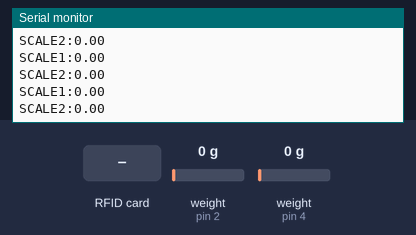
A sketch run on a simulated Arduino Uno, built with avr-gcc and run on an emulated ATmega328P. Shown: the last lines printed to the serial monitor. Inputs (shaded band) come from the test bench; at power-on: weight on the scale (sensors on pin 2, pin 4) 0 g.

Above: at 2.5 s.
2.6 s: RFID card 5E 7A 19 C4 held to the reader
At 2.72 s:
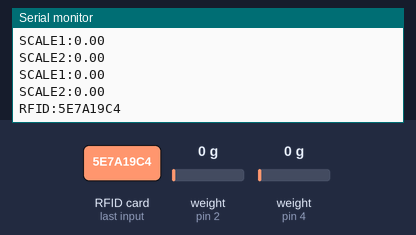
4.2 s: weight on the scale (sensor on pin 2) set to 100 g
At 4.62 s:
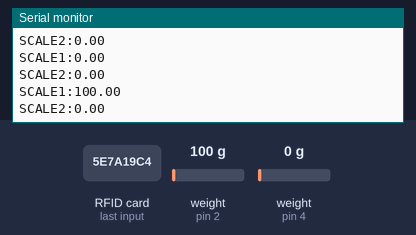
5.7 s: weight on the scale (sensor on pin 4) set to 100 g
At 5.98 s:
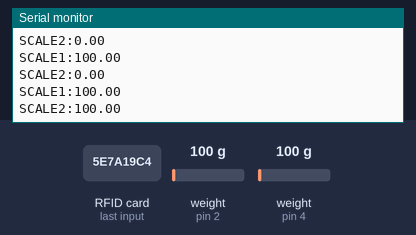
7.2 s: weight on the scale (sensor on pin 2) set to 1250 g
At 7.34 s:
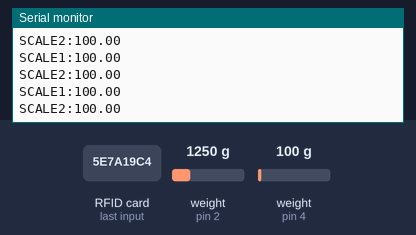
8.7 s: weight on the scale (sensor on pin 4) set to 1250 g
At 8.7 s:
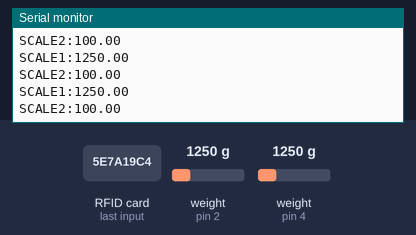
Timing chart, 0 to 11.2 s (numbered marks = the images above; inputs shaded):
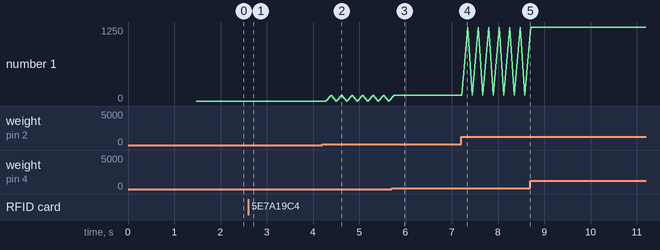

The sketch:

684BakOMeter.Arduino.ino
```cpp
#include <Arduino.h>
#include <SPI.h>
#include <MFRC522.h>
#include "HX711.h"

// -----------------------------
// RC522 pins
// -----------------------------
constexpr uint8_t RFID_SS_PIN  = 10; // SDA / SS
constexpr uint8_t RFID_RST_PIN = 9;

// -----------------------------
// HX711 pins
// -----------------------------
constexpr uint8_t HX1_DOUT_PIN = 2;
constexpr uint8_t HX1_SCK_PIN  = 3;

constexpr uint8_t HX2_DOUT_PIN = 4;
constexpr uint8_t HX2_SCK_PIN  = 5;

// -----------------------------
// Objects
// -----------------------------
MFRC522 rfid(RFID_SS_PIN, RFID_RST_PIN);
HX711 scale1;
HX711 scale2;

// -----------------------------
// Calibration settings
// These are placeholders.
// Flip the sign if weight moves negative.
// -----------------------------
float scale1CalibrationFactor = 420.0f;
float scale2CalibrationFactor = 420.0f;

// -----------------------------
// Reporting settings
// Faster for chug meter use
// -----------------------------
unsigned long lastScaleReadMs = 0;
constexpr unsigned long SCALE_READ_INTERVAL_MS = 20;

// Keep averaging minimal for speed
constexpr uint8_t SCALE_READ_SAMPLES = 1;

// Snap tiny drift to zero
constexpr float ZERO_DEADBAND = 2.0f;

// -----------------------------
// RFID debounce
// -----------------------------
unsigned long lastTagSeenMs = 0;
String lastTagUid = "";
constexpr unsigned long TAG_DEBOUNCE_MS = 1500;

// -----------------------------
// Scale state tracking
// -----------------------------
bool scale1WasReady = false;
bool scale2WasReady = false;

// -----------------------------
// Function declarations
// -----------------------------
String readRfidUid();
void handleRfid();
void handleScales();
void handleSerialCommands();
void printScaleValue(const char* label, float value);
void tareScales();
float normalizeNearZero(float value);

void setup()
{
    Serial.begin(115200);

    Serial.println("SYSTEM:BOOT");

    // RFID init
    SPI.begin();
    rfid.PCD_Init();
    delay(50);
    Serial.println("SYSTEM:RFID_READY");

    // HX711 init
    scale1.begin(HX1_DOUT_PIN, HX1_SCK_PIN);
    scale2.begin(HX2_DOUT_PIN, HX2_SCK_PIN);

    if (scale1.is_ready()) {
        scale1.set_scale(scale1CalibrationFactor);
        scale1WasReady = true;
        Serial.println("SYSTEM:SCALE1_READY");
    } else {
        scale1WasReady = false;
        Serial.println("ERROR:SCALE1_NOT_READY");
    }

    if (scale2.is_ready()) {
        scale2.set_scale(scale2CalibrationFactor);
        scale2WasReady = true;
        Serial.println("SYSTEM:SCALE2_READY");
    } else {
        scale2WasReady = false;
        Serial.println("ERROR:SCALE2_NOT_READY");
    }

    // Short settle, not too long
    delay(250);
    tareScales();

    Serial.println("SYSTEM:READY");
}

void loop()
{
    handleSerialCommands();
    handleRfid();
    handleScales();
}

void tareScales()
{
    Serial.println("SYSTEM:TARING");

    if (scale1.is_ready()) {
        scale1.tare(5);
        Serial.println("SYSTEM:SCALE1_TARED");
    } else {
        Serial.println("ERROR:SCALE1_TARE_FAILED");
    }

    if (scale2.is_ready()) {
        scale2.tare(5);
        Serial.println("SYSTEM:SCALE2_TARED");
    } else {
        Serial.println("ERROR:SCALE2_TARE_FAILED");
    }
}

void handleSerialCommands()
{
    if (!Serial.available()) {
        return;
    }

    String command = Serial.readStringUntil('\n');
    command.trim();
    command.toUpperCase();

    if (command == "TARE") {
        tareScales();
    }
}

void handleRfid()
{
    if (!rfid.PICC_IsNewCardPresent()) {
        return;
    }

    if (!rfid.PICC_ReadCardSerial()) {
        return;
    }

    String uid = readRfidUid();
    unsigned long now = millis();

    bool isSameRecentTag =
        (uid == lastTagUid) &&
        ((now - lastTagSeenMs) < TAG_DEBOUNCE_MS);

    if (!isSameRecentTag) {
        Serial.print("RFID:");
        Serial.println(uid);

        lastTagUid = uid;
        lastTagSeenMs = now;
    }

    rfid.PICC_HaltA();
    rfid.PCD_StopCrypto1();
}

String readRfidUid()
{
    String uid = "";

    for (byte i = 0; i < rfid.uid.size; i++) {
        if (rfid.uid.uidByte[i] < 0x10) {
            uid += "0";
        }

        uid += String(rfid.uid.uidByte[i], HEX);
    }

    uid.toUpperCase();
    return uid;
}

void handleScales()
{
    unsigned long now = millis();

    if ((now - lastScaleReadMs) < SCALE_READ_INTERVAL_MS) {
        return;
    }

    lastScaleReadMs = now;

    // -----------------------------
    // Scale 1
    // -----------------------------
    bool scale1Ready = scale1.is_ready();

    if (scale1Ready) {
        if (!scale1WasReady) {
            Serial.println("SYSTEM:SCALE1_RECOVERED");
        }

        float value1 = scale1.get_units(SCALE_READ_SAMPLES);
        value1 = normalizeNearZero(value1);
        printScaleValue("SCALE1", value1);
    } else if (scale1WasReady) {
        Serial.println("ERROR:SCALE1_NOT_READY");
    }

    scale1WasReady = scale1Ready;

    // -----------------------------
    // Scale 2
    // -----------------------------
    bool scale2Ready = scale2.is_ready();

    if (scale2Ready) {
        if (!scale2WasReady) {
            Serial.println("SYSTEM:SCALE2_RECOVERED");
        }

        float value2 = scale2.get_units(SCALE_READ_SAMPLES);
        value2 = normalizeNearZero(value2);
        printScaleValue("SCALE2", value2);
    } else if (scale2WasReady) {
        Serial.println("ERROR:SCALE2_NOT_READY");
    }

    scale2WasReady = scale2Ready;
}

float normalizeNearZero(float value)
{
    if (value > -ZERO_DEADBAND && value < ZERO_DEADBAND) {
        return 0.0f;
    }

    return value;
}

void printScaleValue(const char* label, float value)
{
    Serial.print(label);
    Serial.print(":");
    Serial.println(value, 2);
}
```

Measured:
- after the input at 2.6 s, the serial monitor: prints a new line after 0.11 s (image 1)
- after the input at 4.2 s, the serial monitor: prints a new line after 0.20 s (image 2)
- after the input at 5.7 s, the serial monitor: prints a new line after 0.16 s (image 3)
